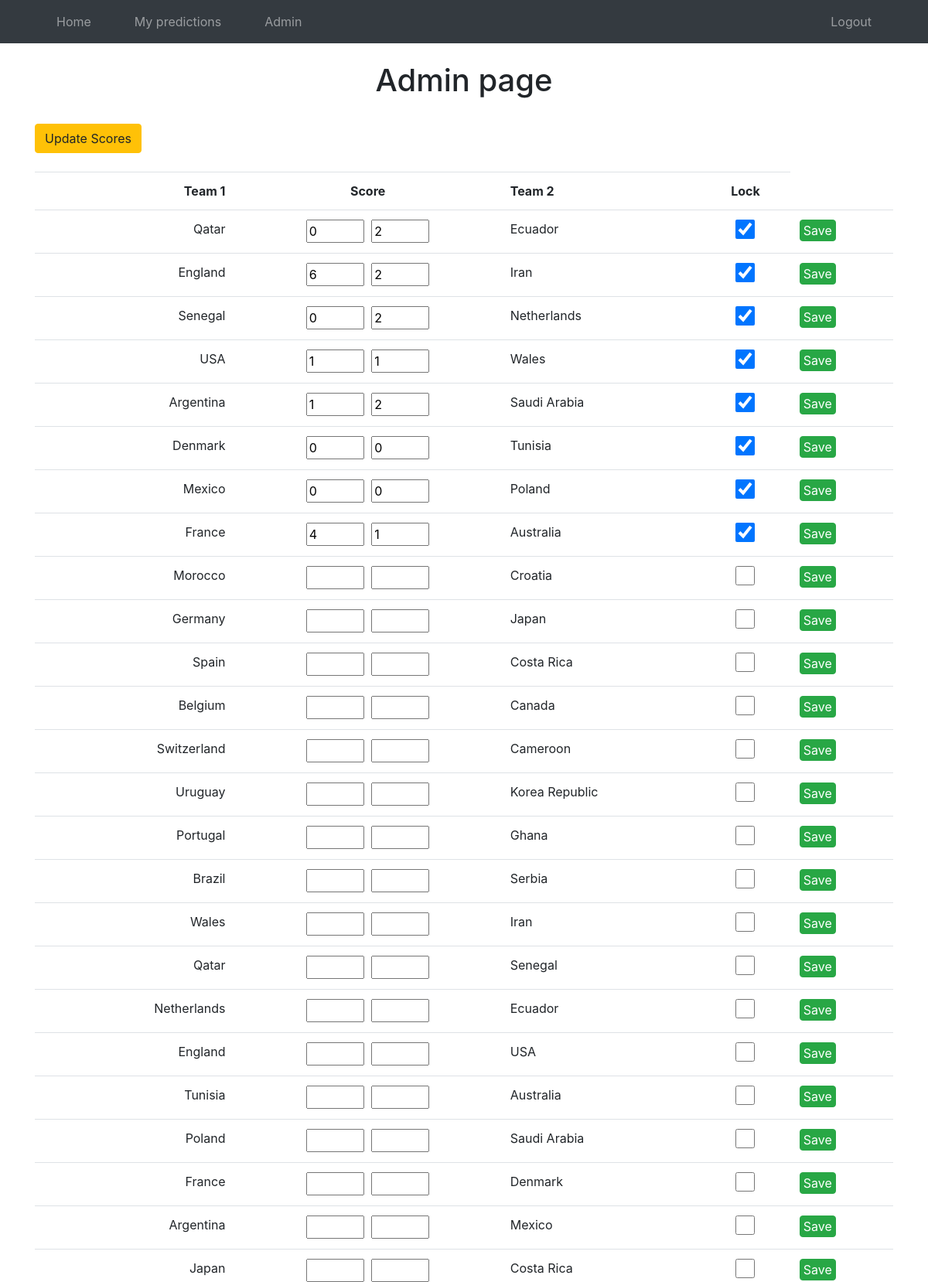
The page /admin (signed in, upper part) on the database its author committed.
### src/models.py (models this page shows, shortened)
class Fixture(db.Model):
    __tablename__ = "fixture"
    id: Mapped[int] = mapped_column(Integer, primary_key=True)
    team1: Mapped[str] = mapped_column(String(100), nullable=False)
    team2: Mapped[str] = mapped_column(String(100), nullable=False)
    is_finished: Mapped[bool] = mapped_column(Boolean, nullable=False, default=False)
    score1: Mapped[int | None] = mapped_column(Integer, nullable=True)
    score2: Mapped[int | None] = mapped_column(Integer, nullable=True)
    predictions: Mapped[list[Prediction]] = cast(Any, relationship(back_populates="fixture"))

### src/main.py (the view)
@main.route("/admin")
@login_required
def admin():
    user = _current_user()
    if user.id != 1:
        abort(403)
    return render_template("admin.html", fixturees=db.session.query(Fixture).order_by(Fixture.id).all())

### src/__init__.py (called while the page is built)
@login_manager.user_loader
def load_user(user_id: str) -> User | None:
    return db.session.get(User, int(user_id))

### src/main.py (called while the page is built)
def _current_user() -> User:
    return cast(User, current_user)

### src/templates/admin.html (shortened to what this page needs)
{% extends "base.html" %}
{% block content %}
<br>
<h1 class="text-center">
  Admin page
</h1>
<br>
<a class="btn btn-warning" href="/update_scores">Update Scores</a>
<br><br>
<table class="table">
    <tr>
        <th class="text-right">Team 1</th>
        <th class="text-center">Score</th>
        <th class="text-left">Team 2</th>
        <th class="text-center">Lock</th>
    </tr>
    {% for fixture in fixturees %}
    <tr>
        <form action="{{ url_for('main.update_fixture') }}" method="POST">
            <td class="text-right">{{ fixture.team1 }}</td>
            <td class="text-center">
                <input name="score1" type="number" min="0" value="{{ fixture.score1 }}" style="margin-right:5px; width:75px">
                <input name="score2" type="number" min="0" value="{{ fixture.score2 }}" style="width:75px">
            </td>
            <td class="text-left">{{ fixture.team2 }}</td>
            <td class="text-center">
                <input style="height:25px; width:25px;" name="lock" type="checkbox" value="" {{ "checked" if fixture.is_finished }}>
            </td>
            <td>
                <button type="submit" class="btn btn-success text-center" style="padding-top: 1px; padding-bottom: 1px; padding-left: 4px; padding-right: 4px">
                    Save
                </button>
            </td>
        </form>
    </tr>
    {% endfor %}
</table>
{% endblock %}

### rows shown on the page
Fixture: team1 "Qatar", score1 "0", score2 "2", team2 "Ecuador"
Fixture: team1 "England", score1 "6", score2 "2", team2 "Iran"
Fixture: team1 "Senegal", score1 "0", score2 "2", team2 "Netherlands"
Fixture: team1 "USA", score1 "1", score2 "1", team2 "Wales"
Fixture: team1 "Argentina", score1 "1", score2 "2", team2 "Saudi Arabia"
Fixture: team1 "Denmark", score1 "0", score2 "0", team2 "Tunisia"
Fixture: team1 "Mexico", score1 "0", score2 "0", team2 "Poland"
Fixture: team1 "France", score1 "4", score2 "1", team2 "Australia"
Fixture: team1 "Morocco", team2 "Croatia"
Fixture: team1 "Germany", team2 "Japan"
Fixture: team1 "Spain", team2 "Costa Rica"
Fixture: team1 "Belgium", team2 "Canada"
Fixture: team1 "Switzerland", team2 "Cameroon"
Fixture: team1 "Uruguay", team2 "Korea Republic"
Fixture: team1 "Portugal", team2 "Ghana"
Fixture: team1 "Brazil", team2 "Serbia"
Fixture: team1 "Wales", team2 "Iran"
Fixture: team1 "Qatar", team2 "Senegal"
Fixture: team1 "Netherlands", team2 "Ecuador"
Fixture: team1 "England", team2 "USA"
Fixture: team1 "Tunisia", team2 "Australia"
Fixture: team1 "Poland", team2 "Saudi Arabia"
Fixture: team1 "France", team2 "Denmark"
Fixture: team1 "Argentina", team2 "Mexico"
Fixture: team1 "Japan", team2 "Costa Rica"
